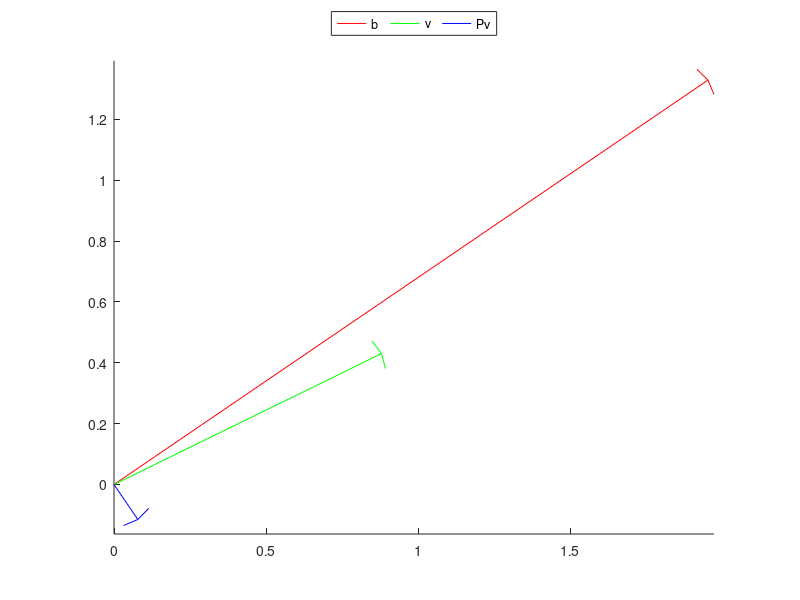

This chart was generated by the following MATLAB code:
 # Orthogonal projection respect to vector b
 dim = 2;
 b   = 2*rand(dim,1);
 P   = eye(dim) - (b*b')/(b'*b);
 v   = 2*rand(dim,1)-1;
 Pv  = P*v;

 # Draw the vectors
 clf;
 h = drawArrow ([zeros(3,dim) [b'; v'; Pv']],0.1,0.1);

 # Color them
 arrayfun(@(x,y)set(x,'color',y), [h.body; h.wing(:)],repmat(['rgb']',3,1));
 # Name them
 legend (h.body, {'b','v','Pv'},'location','northoutside','orientation','horizontal');
